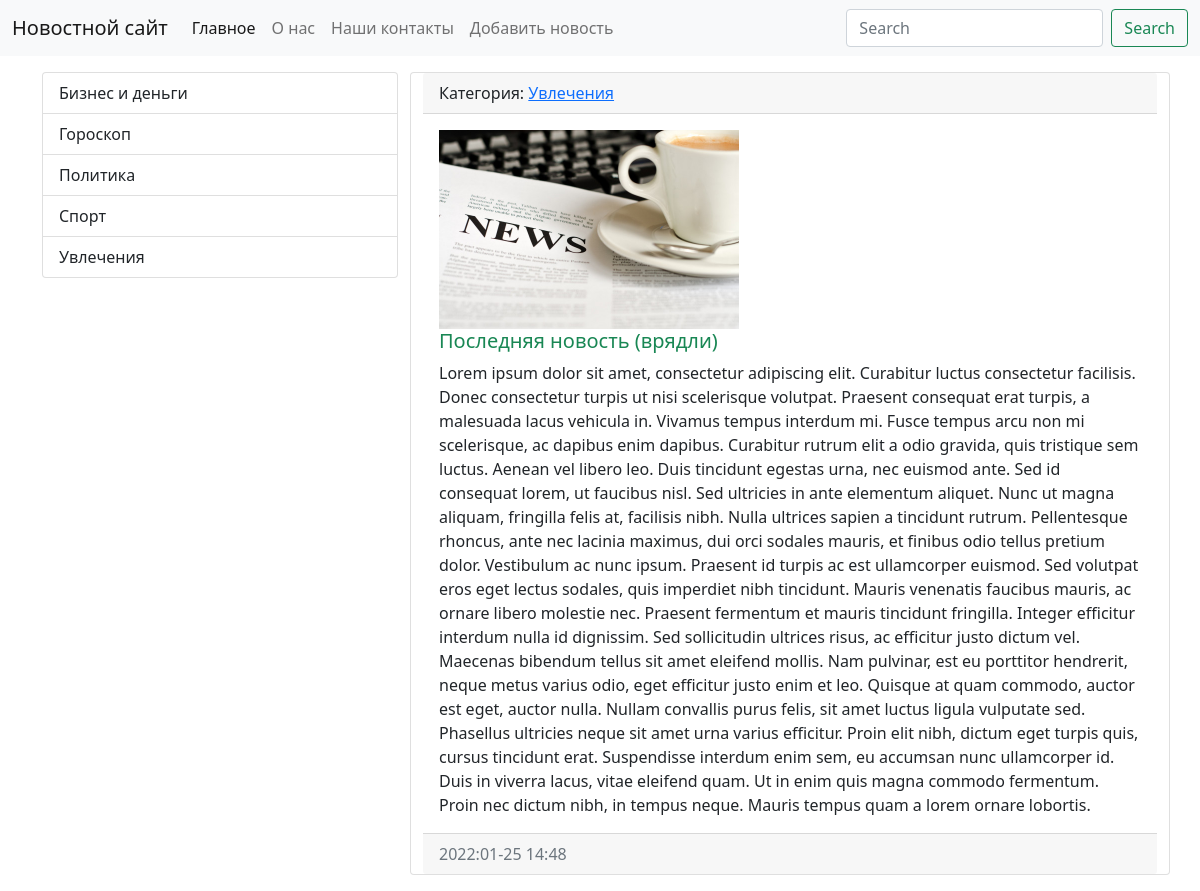
/views_news/6, run on the app's committed database.
### firsrapp/models.py (models this page shows, shortened)
class Category(models.Model):
    title = models.CharField(max_length=150, db_index=True, verbose_name='Категория новости')
    def get_absolute_url(self):
        return "/category/%i" % self.pk
    def __str__(self):
        return self.title
    class Meta:
        verbose_name = 'Категория'
        verbose_name_plural = 'Категории'
        ordering = ['title']

class News(models.Model):
    title = models.CharField(max_length=200, verbose_name='Заголовок')
    content = models.TextField(blank=True, verbose_name='Контент')
    created_date = models.DateTimeField(auto_now_add=True, verbose_name='Создано')
    update_at = models.DateTimeField(auto_now=True, verbose_name='Обновлено')
    photo = models.ImageField(upload_to='photos/%Y/%m/%d', default=' ')
    is_published = models.BooleanField(default=True, verbose_name='Опубликовано')
    category = models.ForeignKey('Category', on_delete=models.PROTECT, verbose_name='Категория',
                                 related_name='findnews')
    views = models.IntegerField(default=0)
    class Meta:
        verbose_name = 'Новость'
        verbose_name_plural = 'Новости'
        ordering = ['created_date']

### firsrapp/views.py (the view)
# urls.py: path('views_news/<int:pk>', ViewNews.as_view(), name='views_news'),
class ViewNews(DetailView):
    model = News
    context_object_name = 'news_item'

### firsrapp/templatetags/news_tags.py (called while the page is built)
@register.simple_tag()
def find_category():
    categories = Category.objects.annotate(cnt=Count('title')).filter(cnt__gt=0)
    return Category.objects.all()

### firsrapp/templates/firsrapp/news_detail.html (shortened to what this page needs)
{% extends 'base.html' %}
{% block sidebar %}
<div class="list-group">
  {% include 'inc/_sidebar.html' %}
</div>
{% endblock %}
{% block content %}
  <div class="row">
    <div class="card mb-3">
      <div class="card-header">
                Категория: <a href="{{ news_item.category.get_absolute_url }}">{{ news_item.category }}</a>
      </div>
      <div class="col-mt-3">
      <div class="card-body">
        <div class="media">
          <div class="media-body">
            {% if news_item.photo %}
                  <img src="{{ news_item.photo.url }}" width="300px">
            {% else %}
                 <img src="https://www.escogroup.com/wwwroot/sites/default/files/2017-10/default-placeholder_2.png" width="300px">
            {% endif %}
        <h5 class="card-title {% cycle 'text-success'  'text-danger' %}">{{ news_item.title }}</h5>
        <p class="card-text">
          {{ news_item.content }}</p>
      </div>
        </div>
      </div>
      <div class="card-footer text-muted">
        {{ news_item.created_date|date:"Y:m-d H:i" }}
      </div>
    </div>
    </div>
      </div>
{% endblock %}

### templates/inc/_sidebar.html
        {% load news_tags %}
            <div class="list-group">
                {% find_category as categories %}
                {% for item in categories %}
                   <a href="{{ item.get_absolute_url }}" class="list-group-item list-group-item-action" aria-current="true">
               {{ item.title}}
              </a>
                {%endfor%}
            </div>

### data on the page
Category: title "Бизнес и деньги"
Category: title "Гороскоп"
Category: title "Политика"
Category: title "Спорт"
Category: title "Увлечения"
News: category "Увлечения", photo (picture), title "Последняя новость (врядли)", content "Lorem ipsum dolor sit amet, consectetur adipiscing elit. Curabitur luctus consectetur facilisis. Donec consectetur turpis ut nisi scelerisque volutpat. Praesent consequat erat turpis, a malesuada lacus vehicula in. Vivamus tempus interdum mi. Fusce tempus arcu non mi scelerisque, ac dapibus enim dapibus. Curabitur rutrum elit a odio gravida, quis tristique sem luctus. Aenean vel libero leo. Duis tincidunt egestas urna, nec euismod ante. Sed id consequat lorem, ut faucibus nisl. Sed ultricies in ante elementum aliquet. Nunc ut magna aliquam, fringilla felis at, facilisis nibh. Nulla ultrices sapien a tincidunt rutrum. Pellentesque rhoncus, ante nec lacinia maximus, dui orci sodales mauris,…", created_date "2022:01-25 14:48"
